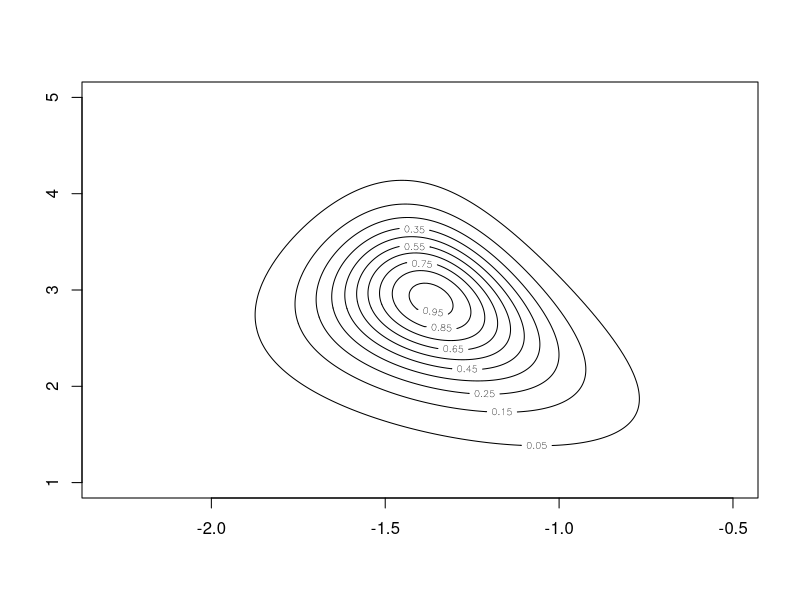
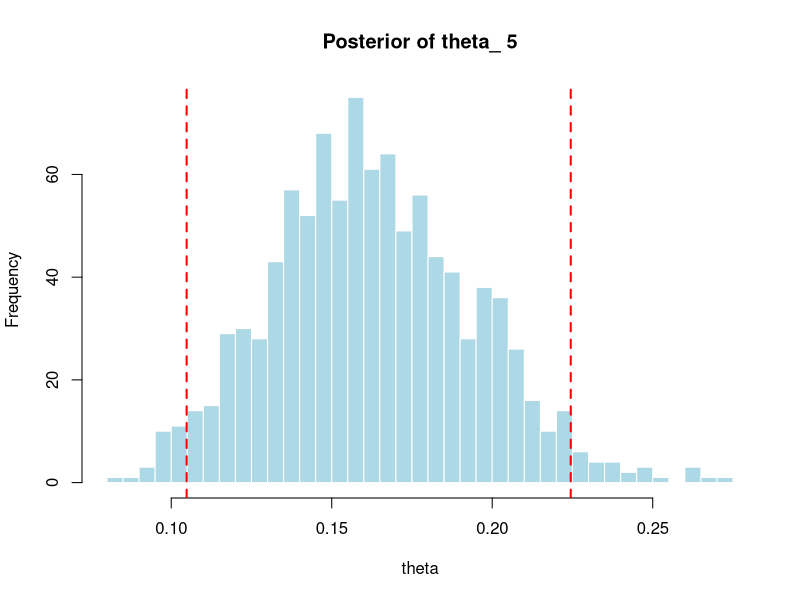

These figures' R source, in order:
# y: The number of bicycles in group;
# n: The number of total vehicles in group
bikes.y <- c(16,9,10,13,19,20,18,17,35,55)
bikes.n <- c(74,99,58,70,121,77,104,129,308,119)
logpost4 <- function(u, v) {a <- exp(u + v)/(exp(u) + 1);
b <- exp(v)/(exp(u) + 1);
J <- length(bikes.y); # Number of data
x <- J * (lgamma(a + b)- lgamma(a)- lgamma(b)) + log(a) + log(b)-2.5 * log(a + b); # Constants, Jaccobi and hyperprior
for (i in (1:J)){
  x <- x + lgamma(a + bikes.y[i]) + lgamma(b + bikes.n[i] - bikes.y[i]) - 
    lgamma(a + b + bikes.n[i]) # Adding likelihood
}
x # Return log p(theta, phi | y)
}
# Genebikese grid sampling
x4 <- c(-230:-50)/100 # set the grid values of u
y4 <- c(100:500)/100 # set the grid values of v
# evaluate grid
z <- outer(x4,y4,logpost4) # evaluate the key part of the log posterior p(u,v|y) for each grid (u,v)
# exponentiate log posterior (set maximum to be one)
z2 <- exp(z- max(z)) # transfer log posterior into posterior (the joint posterior)

contour(x4,y4,z2,levels=c(0.05,0.15,0.25,0.35,0.45,0.55,0.65,0.75,0.85,0.95))

# Credible Intervals

m=1000
z2 <- z2/sum(z2) #get the value of joint posterior, where sum(z2) serves as normalized constant
p.x <- apply(z2, 1, sum) #get marginal posterior p(u|y) from joint posterior p(u,v|y) above
newx <- sample(x4, m, replace=T, prob=p.x) 
xid <- (newx + 2.31)*100 # round to integer
# sample v
newy <- rep(0, m)
for(i in(1:m)) newy[i] <- sample(y4, 1, prob=z2[xid[i],]/sum(z2[xid[i],]))
newa <- (exp(newx)*exp(newy))/(exp(newx)+1)
newb <- exp(newy)/(exp(newx)+1)

# 1. 设定你要预测的组（比如第 5 组）
j <- 5 
yj <- bikes.y[j]  
nj <- bikes.n[j]  

# 2. 根据抽出来的 alpha 和 beta 样本，进行第二步抽样，生成 1000 个 theta 样本
# 根据条件后验：theta | alpha, beta, y ~ Beta(alpha + yj, beta + nj - yj)
theta_samples <- rbeta(m, shape1 = newa + yj, shape2 = newb + nj - yj)

# 3. 计算这 1000 个 theta 样本的 2.5% 和 97.5% 分位数，这就是 95% 可信区间
ci_95 <- quantile(theta_samples, probs = c(0.025, 0.975))

# 4. 打印结果
print(ci_95)

# 顺便画个直方图看看后验分布的形状
hist(theta_samples, breaks = 30, main = paste("Posterior of theta_", j), 
     xlab = "theta", col = "lightblue", border = "white")
abline(v = ci_95, col = "red", lwd = 2, lty = 2)
